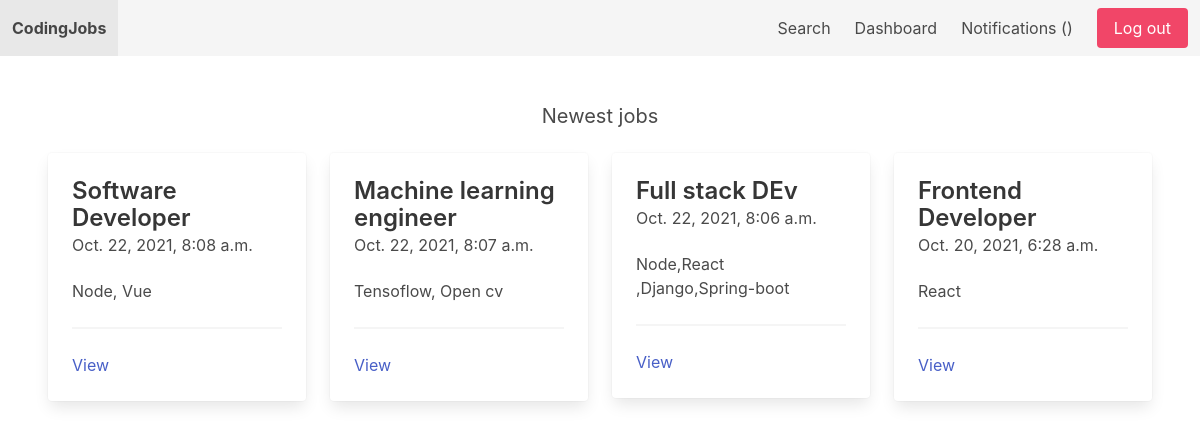
The app's page / (signed in) with its own data.
### job/models.py (models this page shows, shortened)
class Job(models.Model):
    SIZE_1_9 = 'size_1-9'
    SIZE_10_49 = 'size_10-49'
    SIZE_50_99 = 'size_50-99'
    SIZE_100 = 'size_100'
    CHOICES_SIZE = (
        (SIZE_1_9, '1-9'),
        (SIZE_10_49, '10-49'),
        (SIZE_50_99, '50-99'),
        (SIZE_100, '100+'),
    )
    ACTIVE = 'active'
    EMPLOYED = 'employed'
    ARCHIVED = 'archived'
    CHOICES_STATUS = (
        (ACTIVE, 'Active'),
        (EMPLOYED, 'Employed'),
        (ARCHIVED, 'Archived')
    )
    title = models.CharField(max_length=255)
    short_description = models.TextField()
    long_description = models.TextField(blank=True, null=True)
    company_name = models.CharField(max_length=255)
    company_address = models.CharField(max_length=255, blank=True, null=True)
    company_zipcode = models.CharField(max_length=255, blank=True, null=True)
    company_place = models.CharField(max_length=255, blank=True, null=True)
    company_country = models.CharField(max_length=255, blank=True, null=True)
    company_size = models.CharField(max_length=20, choices=CHOICES_SIZE, default=SIZE_1_9)
    created_by = models.ForeignKey(User, related_name='jobs', on_delete=models.CASCADE)
    created_at = models.DateTimeField(auto_now_add=True)
    changed_at = models.DateTimeField(auto_now=True)
    status = models.CharField(max_length=20, choices=CHOICES_STATUS, default=ACTIVE)

### mysite/views.py (the view)
# urls.py: path('', frontpage, name='frontpage'),
def frontpage(request):
    jobs = Job.objects.filter(status=Job.ACTIVE).order_by('-created_at')[0:4]
    return render(request, 'mysite/frontpage.html', {'jobs': jobs})

### mysite/templates/mysite/frontpage.html
{% extends 'mysite/base.html' %}
{% block content %}
    <h2 class="subtitle has-text-centered">Newest jobs</h2>
    <div class="columns">
        {% for job in jobs %}
            <div class="column is-3">
                <div class="card">
                    <div class="card-content">
                        <div class="media">
                            <div class="media-content">
                                <p class="title is-4">{{ job.title }}</p>
                                <p class="subtitle is-6">{{ job.created_at }}</p>
                            </div>
                        </div>
                        <div class="content">
                            {{ job.short_description }}
                            <hr>
                            <a href="{% url 'job_detail' job.id %}">View</a>
                        </div>
                    </div>
                </div>
            </div>
        {% endfor %}
    </div>
{% endblock %}

### records on screen
Job: title "Software Developer", created_at "Oct. 22, 2021, 8:08 a.m.", short_description "Node, Vue"
Job: title "Machine learning engineer", created_at "Oct. 22, 2021, 8:07 a.m.", short_description "Tensoflow, Open cv"
Job: title "Full stack DEv", created_at "Oct. 22, 2021, 8:06 a.m.", short_description "Node,React ,Django,Spring-boot"
Job: title "Frontend Developer", created_at "Oct. 20, 2021, 6:28 a.m.", short_description "React"
